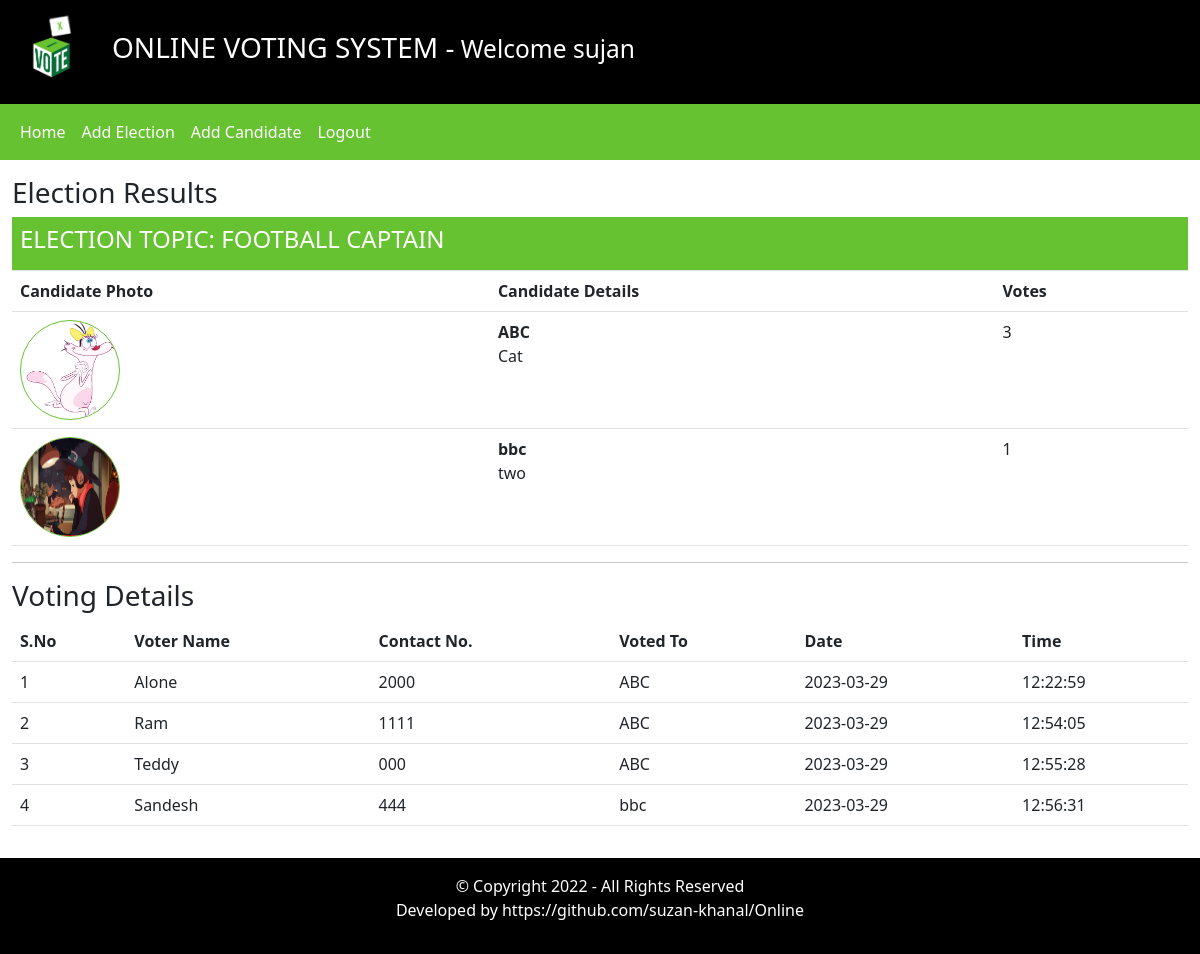
Screenshot of /admin/index.php?viewResults=1 (signed in) with the database file from the repository.
### tables this page shows
CREATE TABLE `elections` (
  `id` int(11) NOT NULL,
  `Election_Topic` varchar(50) NOT NULL,
  `No_of_Candidates` int(11) NOT NULL,
  `Starting_Date` date NOT NULL,
  `Ending_Date` date NOT NULL,
  `Status` varchar(50) NOT NULL,
  `Inserted_By` varchar(50) NOT NULL,
  `Inserted_on` date NOT NULL
);

CREATE TABLE `candidate_details` (
  `id` int(11) NOT NULL,
  `election_id` int(11) NOT NULL,
  `Candidate_Name` varchar(100) NOT NULL,
  `Candidate_Details` text NOT NULL,
  `Candidate_Photo` text NOT NULL,
  `inserted_by` varchar(255) NOT NULL,
  `inserted_on` date NOT NULL
);

CREATE TABLE `votings` (
  `id` int(11) NOT NULL,
  `election_id` int(11) NOT NULL,
  `voters_id` int(11) NOT NULL,
  `candidate_id` int(11) NOT NULL,
  `vote_date` date NOT NULL,
  `vote_time` time NOT NULL
);

CREATE TABLE `users` (
  `id` int(11) NOT NULL,
  `username` varchar(50) NOT NULL,
  `mobile` varchar(20) NOT NULL,
  `password` varchar(300) NOT NULL,
  `user_role` varchar(40) NOT NULL
);

### admin/include/viewResults.php (the view, shortened to what this page needs)
<?php
$Election_id = $_GET['viewResults'];
?>
<div class="row my-3">
<div class="col-12">
    <h3>Election Results </h3>
    <?php
    $FetchingActiveElections = mysqli_query($con, "SELECT * FROM elections WHERE id = '". $Election_id ."'") or
     die(mysqli_error($con));
     $TotalActiveElections = mysqli_num_rows($FetchingActiveElections);
     if($TotalActiveElections > 0)
     {
        while($data = mysqli_fetch_assoc($FetchingActiveElections))
        {
            $Election_id = $data['id'];
            $Election_Topic = $data['Election_Topic'];
            ?>
<table class="table ">
    <thead>
        <tr class="bg_green ">
            <th colspan="4" class="text-white"><h4> ELECTION TOPIC: <?php echo strtoupper($Election_Topic);  ?> <h4></th>
        </tr>
        <tr>
            <th> Candidate Photo</th>
            <th> Candidate Details</th>
            <th> Votes</th>
        </tr>
    </thead>
    <tbody>
        <?php
            $FetchingCandidates = mysqli_query($con, "SELECT * FROM candidate_details WHERE election_id = '". $Election_id."'") or die(mysqli_error($con));
        while($candidateData = mysqli_fetch_assoc($FetchingCandidates))
        {
            $candidate_id = $candidateData['id'];
            $candidate_Photo = $candidateData['Candidate_Photo'];
            $FetchingVotes = mysqli_query($con, "SELECT * FROM votings WHERE candidate_id = '". $candidate_id ."'") or die(mysqli_error($con));
            $TotalVotes = mysqli_num_rows($FetchingVotes);
            ?>
                <tr>
                    <td><img src="<?php echo $candidate_Photo ?> " class="Candidate_photo"></td>
                    <td><?php echo "<b>".$candidateData['Candidate_Name'] ."</b><br />" .$candidateData['Candidate_Details'];  ?></td>
                    <td><?php echo $TotalVotes; ?> </td>
                </tr>
            <?php
        }
        ?>
     </tbody>
    </table>
            <?php
        }
     }else{
        echo "No any Active Elections Available";
     }
    ?>
<hr>
<h3> Voting Details </h3>
    <?php
    $fetchingvotedetails = mysqli_query($con, "SELECT * FROM votings WHERE election_id = '". $Election_id."'");
    $Number_Of_Votes = mysqli_num_rows($fetchingvotedetails);
    if($Number_Of_Votes > 0)
    {
        $sno = 1;
        ?>
<table class="table">
    <tr>
        <th> S.No</th>
        <th>Voter Name </th>
        <th> Contact No.</th>
        <th> Voted To </th>
        <th>Date</th>
        <th>Time</th>
    </tr>
        <?php
        while($data = mysqli_fetch_assoc($fetchingvotedetails))
        {
            $voters_id = $data['voters_id'];
            $Candidate_id = $data['candidate_id'];
            $fetchingUserName = mysqli_query($con, "SELECT * FROM users WHERE id = '". $voters_id."'")
            or die(mysqli_error($con));
            $IsDataAvailable = mysqli_num_rows($fetchingUserName);
            $userData = mysqli_fetch_assoc($fetchingUserName);
            if($IsDataAvailable > 0)
            {
                $username = $userData['username'];
                $contact_no = $userData['mobile'];
            }
            else{
                $username = "No_Data";
                $contact_no = $userData['mobile'];
            }
            $fetchingCandidateName = mysqli_query($con, "SELECT * FROM candidate_details WHERE id = '". $Candidate_id."'")
            or die(mysqli_error($con));
            $IsDataAvailable = mysqli_num_rows($fetchingCandidateName);
            $CandidateData = mysqli_fetch_assoc($fetchingCandidateName);
            if($IsDataAvailable > 0)
            {
                $Candidate_Name = $CandidateData['Candidate_Name'];
            }
            else{
                $Candidate_Name = "No_Data";
            }
            ?>
            <tr>
            <td><?php echo $sno++;  ?></td>
            <td><?php echo $username;  ?></td>
            <td><?php echo $contact_no;  ?></td>
            <td><?php echo $Candidate_Name;  ?></td>
            <td><?php echo $data['vote_date'];  ?></td>
            <td><?php echo $data['vote_time'];  ?></td>
            </tr>
            <?php
        }
        echo "</table>";
    }else{
        echo "No any Vote   Details is Available!!!!";
    }
    ?>
</div>
</div>

### assets/css/style.css (style rules this page uses)
.text-white { color:#fff; }
.bg_green { background-color: #67C232; }
.Candidate_photo { width: 100px; height: 100px; border: 1px solid #67C232; border-radius: 100%; }

### rows the page displays
elections: Election_Topic "FOOTBALL CAPTAIN"
candidate_details: Candidate_Photo (picture), Candidate_Name "ABC", Candidate_Details "Cat", TotalVotes "3"
candidate_details: Candidate_Photo (picture), Candidate_Name "bbc", Candidate_Details "two", TotalVotes "1"
votings: users.username "Alone", users.mobile "2000", candidate_details.Candidate_Name "ABC", vote_date "2023-03-29", vote_time "12:22:59"
votings: users.username "Ram", users.mobile "1111", candidate_details.Candidate_Name "ABC", vote_date "2023-03-29", vote_time "12:54:05"
votings: users.username "Teddy", users.mobile "000", candidate_details.Candidate_Name "ABC", vote_date "2023-03-29", vote_time "12:55:28"
votings: users.username "Sandesh", users.mobile "444", candidate_details.Candidate_Name "bbc", vote_date "2023-03-29", vote_time "12:56:31"

### other values shown
$_SESSION['username'] "sujan"
